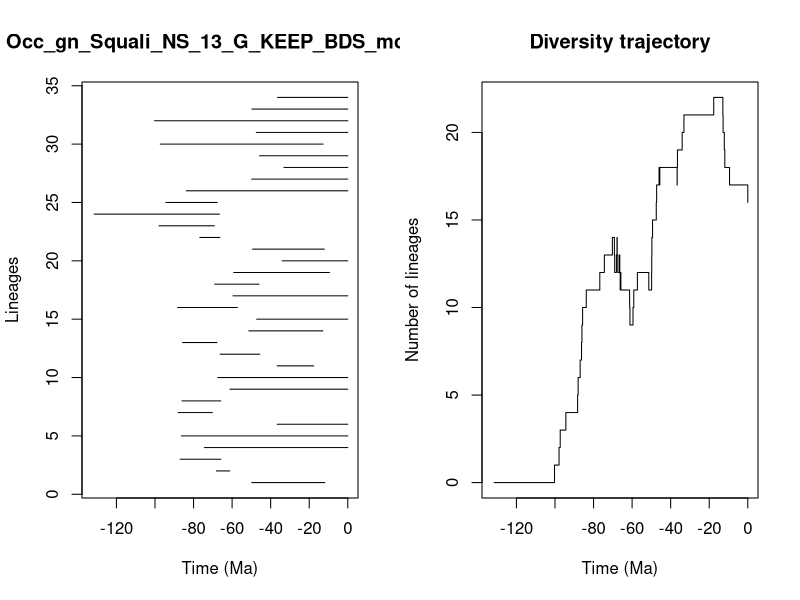

R code for this plot:


pdf(file='../Results/Genus_NS/5_MA_bins_EXT_EP/pyrate_mcmc_logs/Occ_gn_Squali_NS_13_G_KEEP_BDS_mcmc_LTT.pdf',width=0.6*20, height=0.6*10)
title = "Occ_gn_Squali_NS_13_G_KEEP_BDS_mcmc"
ts=c(49.801426832643166, 68.12285680653663,86.94729574556833,74.40106247554911,86.23205994557375,36.651931129462035,87.99585538842258,86.01077316295209,61.11637510719174,67.408715925074,36.606090569525655,66.182419993255,85.6726707570211,51.34558735932322,47.272930519445644,88.26837517289434,59.53331775822478,69.03240197137644,59.126859295426044,34.02648965714201,49.39073786409545,76.75400242334703,97.89577664862816,131.55378860736596,94.3564927851287,83.76604289416882,49.880075969754664,33.11819052591652,45.785293925097236,97.28723318158772,47.46855515631388,100.24752640129489,49.73626502659514,36.48387689400492)
te=c(11.919377579030105, 61.28443227532194,65.81784836017543,0.0,0.0,0.0,70.24216269889554,65.88877090500584,0.0,0.0,17.660784047246207,45.62496204231093,67.84596139670634,12.930443614918445,0.0,57.24697430692693,0.0,46.01896366841704,9.462135550431501,0.0,12.172732273272182,66.3771688437352,69.18414376611884,66.60048149993352,67.72592611723937,0.0,0.0,0.0,0.0,12.80413552790103,0.0,0.0,0.0,0.0)
div_traj=c(0, 1,2,3,4,5,6,7,8,9,10,11,12,13,14,13,12,13,14,13,12,13,12,11,12,11,10,9,10,11,12,11,12,13,14,15,16,17,18,17,18,17,18,19,20,21,22,21,20,19,18,17,16)
time_events=c(131.55378860736596, 100.24752640129489,97.89577664862816,97.28723318158772,94.3564927851287,88.26837517289434,87.99585538842258,86.94729574556833,86.23205994557375,86.01077316295209,85.6726707570211,83.76604289416882,76.75400242334703,74.40106247554911,70.24216269889554,69.18414376611884,69.03240197137644,68.12285680653663,67.84596139670634,67.72592611723937,67.408715925074,66.60048149993352,66.3771688437352,66.182419993255,65.88877090500584,65.81784836017543,61.28443227532194,61.11637510719174,59.53331775822478,59.126859295426044,57.24697430692693,51.34558735932322,49.880075969754664,49.801426832643166,49.73626502659514,49.39073786409545,47.46855515631388,47.272930519445644,46.01896366841704,45.785293925097236,45.62496204231093,36.651931129462035,36.606090569525655,36.48387689400492,34.02648965714201,33.11819052591652,17.660784047246207,12.930443614918445,12.80413552790103,12.172732273272182,11.919377579030105,9.462135550431501,0.0)
                par(mfrow=c(1,2))
                L = length(ts)
                plot(ts, 1:L , xlim=c(-max(ts)-1,0), pch=20, type="n", main=title,xlab="Time (Ma)",ylab="Lineages")
                for (i in 1:L){segments(x0=-te[i],y0=i,x1=-ts[i],y1=i)}    
                t = -time_events
                plot(div_traj ~ t,type="s", main = "Diversity trajectory",xlab="Time (Ma)",ylab="Number of lineages",xlim=c(-max(ts)-1,0))
                abline(v=c(65,200,251,367,445),lty=2,col="gray")
                
